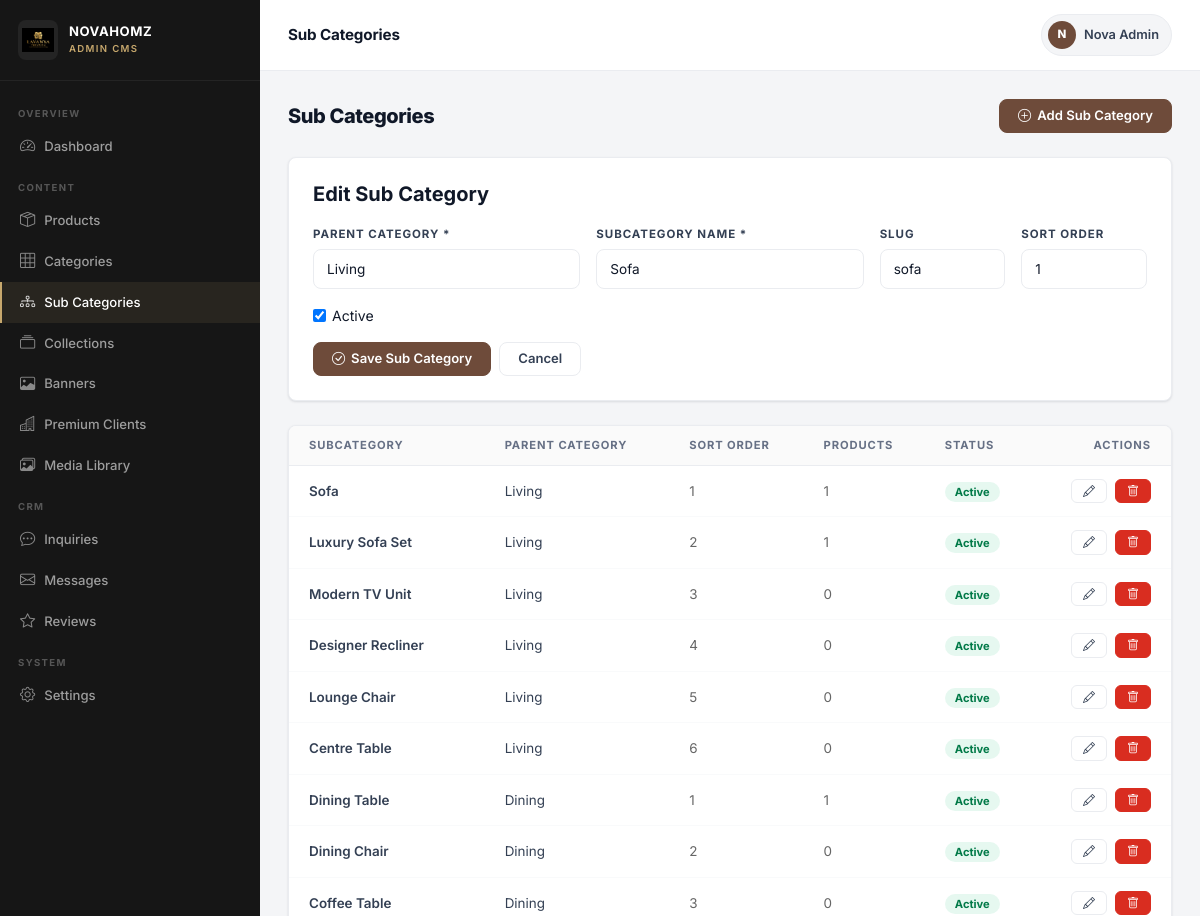
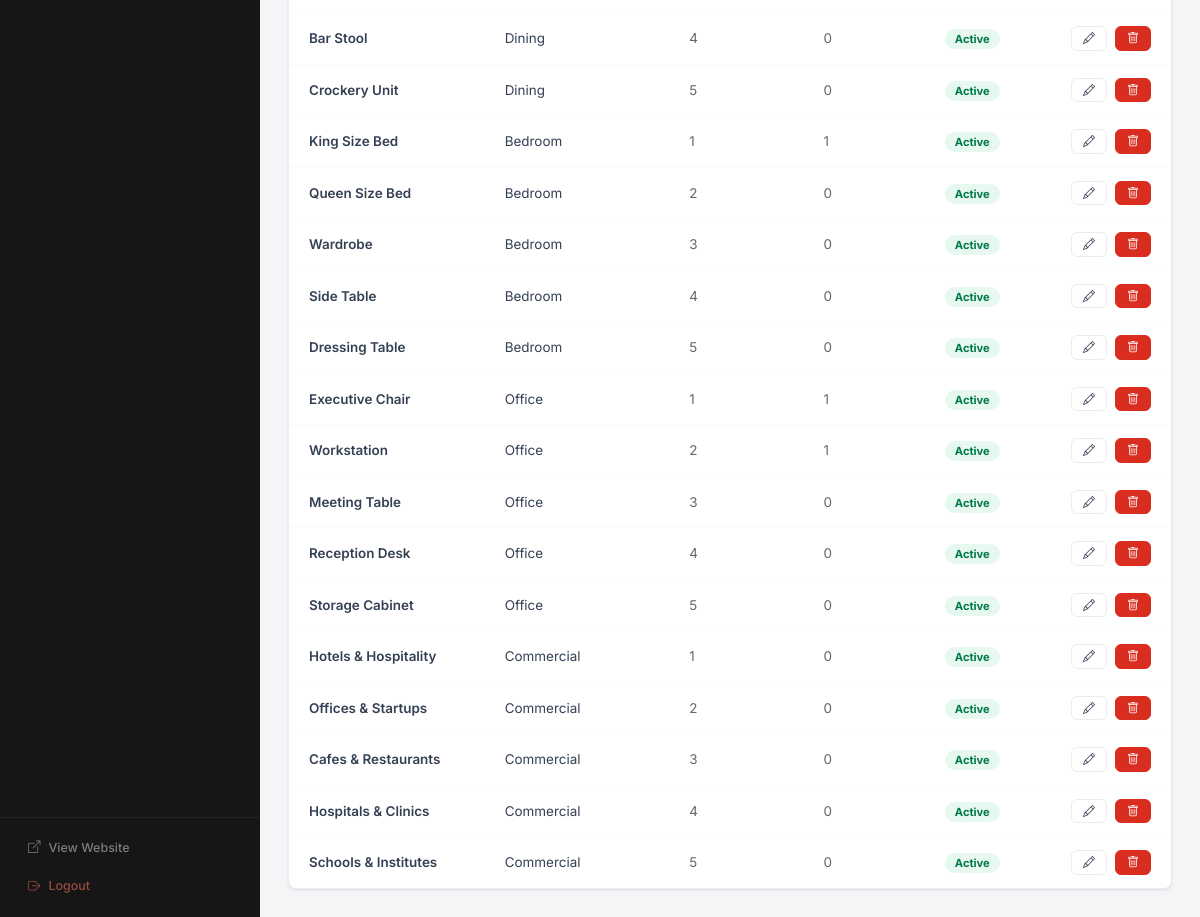
Page /admin/subcategories/index.php?edit=1 (signed in) on the committed database (2 pictures, top to bottom).
### tables this page shows
CREATE TABLE `subcategories` (
  `id`          INT UNSIGNED NOT NULL AUTO_INCREMENT,
  `category_id` INT UNSIGNED NOT NULL,
  `name`        VARCHAR(100) NOT NULL,
  `slug`        VARCHAR(120) NOT NULL UNIQUE,
  `description` TEXT DEFAULT NULL,
  `sort_order`  INT NOT NULL DEFAULT 0,
  `is_active`   TINYINT(1) NOT NULL DEFAULT 1,
  `created_at`  DATETIME NOT NULL DEFAULT CURRENT_TIMESTAMP,
  PRIMARY KEY (`id`),
  INDEX `idx_slug` (`slug`),
  INDEX `idx_cat` (`category_id`),
  CONSTRAINT `fk_subcat_cat` FOREIGN KEY (`category_id`) REFERENCES `categories`(`id`) ON DELETE CASCADE
);

CREATE TABLE `categories` (
  `id`          INT UNSIGNED NOT NULL AUTO_INCREMENT,
  `name`        VARCHAR(100) NOT NULL,
  `slug`        VARCHAR(120) NOT NULL UNIQUE,
  `description` TEXT DEFAULT NULL,
  `image`       VARCHAR(255) DEFAULT NULL,
  `icon`        VARCHAR(50) DEFAULT NULL,
  `sort_order`  INT NOT NULL DEFAULT 0,
  `is_active`   TINYINT(1) NOT NULL DEFAULT 1,
  `show_in_nav` TINYINT(1) NOT NULL DEFAULT 1,
  `meta_title`  VARCHAR(255) DEFAULT NULL,
  `meta_desc`   TEXT DEFAULT NULL,
  `created_at`  DATETIME NOT NULL DEFAULT CURRENT_TIMESTAMP,
  `updated_at`  DATETIME NOT NULL DEFAULT CURRENT_TIMESTAMP ON UPDATE CURRENT_TIMESTAMP,
  PRIMARY KEY (`id`),
  INDEX `idx_slug` (`slug`),
  INDEX `idx_active` (`is_active`)
);

### admin/subcategories/index.php (the view, shortened to what this page needs)
<?php
$db = getDB();
$edit_subcategory = null;
if (isset($_GET['edit']) && is_numeric($_GET['edit'])) {
    $s = $db->prepare("SELECT * FROM subcategories WHERE id = :id");
    $s->execute([':id' => (int)$_GET['edit']]);
    $edit_subcategory = $s->fetch();
}
$categories = $db->query("SELECT id, name FROM categories ORDER BY sort_order ASC, name ASC")->fetchAll();
$subcategories = $db->query(
    "SELECT sc.*, c.name AS category_name,
            (SELECT COUNT(*) FROM products p WHERE p.subcategory_id = sc.id) AS product_count
     FROM subcategories sc
     LEFT JOIN categories c ON c.id = sc.category_id
     ORDER BY c.sort_order ASC, c.name ASC, sc.sort_order ASC, sc.name ASC"
)->fetchAll();
include __DIR__ . '/../layout.php';
?>
<div class="adm-page-header">
  <h1>Sub Categories</h1>
  <a href="?add=1" class="adm-btn adm-btn-primary"><i class="bi bi-plus-circle"></i> Add Sub Category</a>
</div>
<?php if (isset($_GET['add']) || $edit_subcategory): ?>
<div class="adm-card mb-4">
  <h5 style="font-weight:700;margin-bottom:20px;"><?php echo $edit_subcategory ? 'Edit Sub Category' : 'New Sub Category'; ?></h5>
  <form method="POST">
    <div class="row g-3">
      <div class="col-md-4">
        <label class="adm-label">Parent Category *</label>
        <select name="category_id" class="adm-input" required>
          <?php foreach ($categories as $c): ?>
          <option value="<?php echo $c['id']; ?>" <?php echo ($edit_subcategory['category_id'] ?? 0) == $c['id'] ? 'selected' : ''; ?>>
            <?php echo htmlspecialchars($c['name']); ?>
          </option>
          <?php endforeach; ?>
        </select>
      </div>
      <div class="col-md-4">
        <label class="adm-label">Subcategory Name *</label>
        <input type="text" name="name" class="adm-input" required value="<?php echo htmlspecialchars($edit_subcategory['name'] ?? ''); ?>">
      </div>
      <div class="col-md-2">
        <label class="adm-label">Slug</label>
        <input type="text" name="slug" class="adm-input" value="<?php echo htmlspecialchars($edit_subcategory['slug'] ?? ''); ?>" placeholder="auto-generated">
      </div>
      <div class="col-md-2">
        <label class="adm-label">Sort Order</label>
        <input type="number" name="sort_order" class="adm-input" value="<?php echo $edit_subcategory['sort_order'] ?? 0; ?>">
      </div>
      <div class="col-md-3" style="display:flex;align-items:end;">
        <label style="display:flex;align-items:center;gap:6px;cursor:pointer;font-size:0.88rem;">
          <input type="checkbox" name="is_active" value="1" <?php echo ($edit_subcategory['is_active'] ?? 1) ? 'checked' : ''; ?> style="accent-color:var(--brown);"> Active
        </label>
      </div>
      <div class="col-12 d-flex gap-2">
        <button type="submit" class="adm-btn adm-btn-primary"><i class="bi bi-check-circle"></i> Save Sub Category</button>
        <a href="index.php" class="adm-btn adm-btn-secondary">Cancel</a>
      </div>
    </div>
  </form>
</div>
<?php endif; ?>
<div class="adm-table">
  <table>
    <thead><tr><th>Subcategory</th><th>Parent Category</th><th>Sort Order</th><th>Products</th><th>Status</th><th style="text-align:right;">Actions</th></tr></thead>
    <tbody>
      <?php foreach ($subcategories as $s): ?>
      <tr>
        <td style="font-weight:600;"><?php echo htmlspecialchars($s['name']); ?></td>
        <td><?php echo htmlspecialchars($s['category_name'] ?? ''); ?></td>
        <td style="color:#666;"><?php echo (int)$s['sort_order']; ?></td>
        <td style="color:#666;"><?php echo (int)$s['product_count']; ?></td>
        <td><?php echo $s['is_active'] ? '<span class="badge-active">Active</span>' : '<span class="badge-inactive">Inactive</span>'; ?></td>
        <td style="text-align:right;">
          <div class="d-flex gap-2 justify-content-end">
            <a href="?edit=<?php echo $s['id']; ?>" class="adm-btn adm-btn-secondary adm-btn-sm"><i class="bi bi-pencil"></i></a>
            <a href="?delete=<?php echo $s['id']; ?>" class="adm-btn adm-btn-danger adm-btn-sm" data-confirm="Delete subcategory '<?php echo addslashes($s['name']); ?>'?"><i class="bi bi-trash"></i></a>
          </div>
        </td>
      </tr>
      <?php endforeach; ?>
    </tbody>
  </table>
</div>
<?php include __DIR__ . '/../layout_footer.php'; ?>

### assets/css/admin.css (style rules this page uses)
:root { --lc-primary: #6E4B3A; --lc-primary-d: #4E3428; --lc-accent: #C7A86D; --lc-accent-lt: #E8D5B0; --lc-sidebar-w: 260px; --lc-sidebar-bg:#161616; --lc-sidebar-bd:rgba(255,255,255,.06); --lc-bg: #F4F5F7; --lc-card: #FFFFFF; --lc-border: #EAECF0; --lc-text: #101828; --lc-text-md: #344054; --lc-text-lt: #667085; --lc-success: #12B76A; --lc-danger: #D92D20; --lc-warn: #DC6803; --lc-info: #1570EF; --lc-radius: 8px; --lc-shadow-sm: 0 1px 3px rgba(16,24,40,.08), 0 1px 2px rgba(16,24,40,.04); --lc-shadow-md: 0 4px 16px rgba(16,24,40,.1), 0 2px 8px rgba(16,24,40,.06); --lc-t: .18s ease; }
*, *::before, *::after { box-sizing: border-box; }
body { font-family: 'Inter', 'Segoe UI', system-ui, sans-serif; background: var(--lc-bg); color: var(--lc-text); margin: 0; font-size: 14px; line-height: 1.5; }
a { text-decoration: none; color: inherit; }
.adm-card { background: var(--lc-card); border: 1px solid var(--lc-border); border-radius: var(--lc-radius); box-shadow: var(--lc-shadow-sm); padding: 24px; }
.adm-table { background: var(--lc-card); border: 1px solid var(--lc-border); border-radius: var(--lc-radius); box-shadow: var(--lc-shadow-sm); overflow: hidden; }
.adm-table table { width: 100%; border-collapse: collapse; min-width: 500px; }
.adm-table thead th { background: #FAFAFA; padding: 11px 16px; font-size: .7rem; font-weight: 700; text-transform: uppercase; letter-spacing: .08em; color: var(--lc-text-lt); text-align: left; border-bottom: 1px solid var(--lc-border); white-space: nowrap; }
.adm-table thead th:first-child { padding-left: 20px; }
.adm-table thead th:last-child { padding-right: 20px; }
.adm-table tbody td { padding: 13px 16px; font-size: .84rem; color: var(--lc-text-md); border-bottom: 1px solid #F9FAFB; vertical-align: middle; }
.adm-table tbody td:first-child { padding-left: 20px; }
.adm-table tbody td:last-child { padding-right: 20px; }
.adm-table tbody tr:last-child td { border-bottom: none; }
.adm-btn { display: inline-flex; align-items: center; justify-content: center; gap: 6px; padding: 9px 18px; border-radius: var(--lc-radius); font-size: .82rem; font-weight: 600; cursor: pointer; border: 1px solid transparent; transition: all var(--lc-t); white-space: nowrap; text-decoration: none; line-height: 1; }
.adm-btn-primary { background: var(--lc-primary); color: #fff; border-color: var(--lc-primary); }
.adm-btn-danger { background: var(--lc-danger); color: #fff; border-color: var(--lc-danger); }
.adm-btn-secondary { background: #fff; color: var(--lc-text-md); border-color: var(--lc-border); }
.adm-btn-sm { padding: 5px 11px; font-size: .75rem; border-radius: 6px; }
.adm-label { display: block; font-size: .72rem; font-weight: 700; text-transform: uppercase; letter-spacing: .08em; color: var(--lc-text-md); margin-bottom: 6px; }
.adm-input, .adm-select, .adm-textarea { display: block; width: 100%; padding: 9px 13px; border: 1.5px solid var(--lc-border); border-radius: var(--lc-radius); font-size: .85rem; font-family: inherit; color: var(--lc-text); background: #fff; outline: none; transition: border-color var(--lc-t), box-shadow var(--lc-t); appearance: none; }
.adm-input::placeholder, .adm-textarea::placeholder { color: #9CA3AF; }
.badge-active { background: rgba(18,183,106,.1); color: #027A48; padding: 3px 10px; border-radius: 20px; font-size: .7rem; font-weight: 700; }
.adm-page-header { display: flex; align-items: center; justify-content: space-between; margin-bottom: 24px; gap: 14px; flex-wrap: wrap; }
.adm-page-header h1 { font-size: 1.25rem; font-weight: 800; margin: 0; color: var(--lc-text); letter-spacing: -.02em; }

### rows in the picture
subcategories: category_id "Living", name "Sofa", slug "sofa", sort_order "1", is_active "☑", category.name "Living", product_count "1", shows "Active"
subcategories: name "Luxury Sofa Set", category.name "Living", sort_order "2", product_count "1", is_active "Active"
subcategories: name "Modern TV Unit", category.name "Living", sort_order "3", product_count "0", is_active "Active"
subcategories: name "Designer Recliner", category.name "Living", sort_order "4", product_count "0", is_active "Active"
subcategories: name "Lounge Chair", category.name "Living", sort_order "5", product_count "0", is_active "Active"
subcategories: name "Centre Table", category.name "Living", sort_order "6", product_count "0", is_active "Active"
subcategories: name "Dining Table", category.name "Dining", sort_order "1", product_count "1", is_active "Active"
subcategories: name "Dining Chair", category.name "Dining", sort_order "2", product_count "0", is_active "Active"
subcategories: name "Coffee Table", category.name "Dining", sort_order "3", product_count "0", is_active "Active"
subcategories: name "Bar Stool", category.name "Dining", sort_order "4", product_count "0", is_active "Active"
subcategories: name "Crockery Unit", category.name "Dining", sort_order "5", product_count "0", is_active "Active"
subcategories: name "King Size Bed", category.name "Bedroom", sort_order "1", product_count "1", is_active "Active"
subcategories: name "Queen Size Bed", category.name "Bedroom", sort_order "2", product_count "0", is_active "Active"
subcategories: name "Wardrobe", category.name "Bedroom", sort_order "3", product_count "0", is_active "Active"
subcategories: name "Side Table", category.name "Bedroom", sort_order "4", product_count "0", is_active "Active"
subcategories: name "Dressing Table", category.name "Bedroom", sort_order "5", product_count "0", is_active "Active"
subcategories: name "Executive Chair", category.name "Office", sort_order "1", product_count "1", is_active "Active"
subcategories: name "Workstation", category.name "Office", sort_order "2", product_count "1", is_active "Active"
subcategories: name "Meeting Table", category.name "Office", sort_order "3", product_count "0", is_active "Active"
subcategories: name "Reception Desk", category.name "Office", sort_order "4", product_count "0", is_active "Active"
subcategories: name "Storage Cabinet", category.name "Office", sort_order "5", product_count "0", is_active "Active"
subcategories: name "Hotels & Hospitality", category.name "Commercial", sort_order "1", product_count "0", is_active "Active"
subcategories: name "Offices & Startups", category.name "Commercial", sort_order "2", product_count "0", is_active "Active"
subcategories: name "Cafes & Restaurants", category.name "Commercial", sort_order "3", product_count "0", is_active "Active"
subcategories: name "Hospitals & Clinics", category.name "Commercial", sort_order "4", product_count "0", is_active "Active"
subcategories: name "Schools & Institutes", category.name "Commercial", sort_order "5", product_count "0", is_active "Active"

### other values in the picture
$brandName "NOVAHOMZ"
$a_title "Sub Categories"
substr($admin['name'] ?: 'A', 0, 1) "N"
$admin['name'] ?: 'Admin' "Nova Admin"
